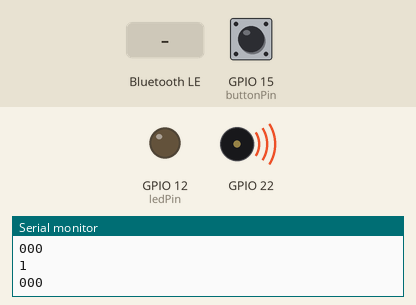
A sketch run on a simulated ESP32. Shown: output pins drawn as LEDs (lit = HIGH), buzzer (waves = sounding), the last lines printed to the serial monitor. The inputs (shaded band) are chosen by the test bench; at power-on: GPIO 15 (buttonPin) HIGH. Nothing arrives over Bluetooth unless stated; a phone connects over Bluetooth LE 3 s after start. At 8.5 s the program restarts the board; the recording ends there.

Above: at 1.2 s.
1.3 s: Bluetooth LE write "true" received
At 2.3 s:
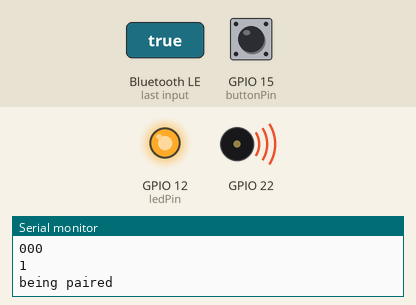
6.5 s: GPIO 15 (buttonPin) pulled LOW for 0.15 s
At 7.3 s:
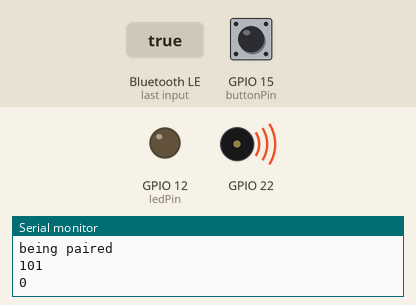
Timing chart, 0 to 8.5 s (numbered marks = the images above; inputs shaded):
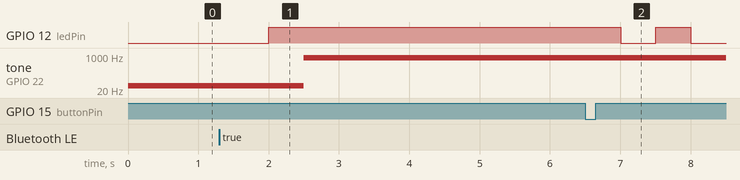

The sketch:

BLE_server_advertise.ino
```cpp
/*
    Based on Neil Kolban example for IDF: https://github.com/nkolban/esp32-snippets/blob/master/cpp_utils/tests/BLE%20Tests/SampleServer.cpp
    Ported to Arduino ESP32 by Evandro Copercini
    updates by chegewara
*/
#include <SPI.h>
#include <WiFi.h> //Connect to WiFi Network
#include <TFT_eSPI.h>

#include <BLEDevice.h>
#include <BLEUtils.h>
#include <BLEServer.h>

int man_code = 0x02E5;

// See the following for generating UUIDs:
// https://www.uuidgenerator.net/

static BLEUUID SERVICE_UUID("4fafc201-1fb5-459e-8fcc-c5c9c331914b");
static BLEUUID TRACK_CHARACTERISTIC_UUID("beb5483e-36e1-4688-b7f5-ea07361b26a8");
static BLEUUID PAIR_CHARACTERISTIC_UUID("ceb5483e-36e1-4688-b7f5-ea07361b26a3");
static BLEUUID NAME_CHARACTERISTIC_UUID("deb5483e-36e1-4688-b7f5-ea07361b26a3");

BLEAdvertising *pAdvertising;
BLEAdvertisementData advert;

int ledPin = 12;
int buttonPin = 15;
boolean tracked = false;
boolean paired = false;
boolean connected = false;


class TrackWriteCB: public BLECharacteristicCallbacks {
    void onWrite(BLECharacteristic *pCharacteristic) {

      std::string value = pCharacteristic->getValue();
      if (value == "false") {
        tracked = false;
      }
      if (value == "true") {
        tracked = true;
      }

      if (value.length() > 0) {
        Serial.println("*********");
        Serial.print("New value: ");
        for (int i = 0; i < value.length(); i++)
          Serial.print(value[i]);

        Serial.println();
        Serial.println("*********");
      }
    }
};

class PairWriteCB: public BLECharacteristicCallbacks {
    void onWrite(BLECharacteristic *pCharacteristic) {

      std::string value = pCharacteristic->getValue();
      if (value == "false") {
        paired = false;
      }
      if (value == "true") {
        paired = true;
      }
    }
};

class ConnectCB: public BLEServerCallbacks {
    void onConnect(BLEServer* pServer) {
      connected = true;
    }
    void onDisconnect(BLEServer* pServer) {
      connected = false;
    }
};

void setManData(String c, int c_size, BLEAdvertisementData &adv, int m_code) {

  String s;
  char b2 = (char)(m_code >> 8);
  m_code <<= 8;
  char b1 = (char)(m_code >> 8);
  s.concat(b1);
  s.concat(b2);
  s.concat(c);

  adv.setManufacturerData(s.c_str());
}

void setup() {
  Serial.begin(115200);
  Serial.println("Starting BLE work!");

  BLEDevice::init("MYESP32B");
  BLEServer *pServer = BLEDevice::createServer();
  BLEService *pService = pServer->createService(SERVICE_UUID);
  BLECharacteristic *pTrackCharacteristic = pService->createCharacteristic(
        TRACK_CHARACTERISTIC_UUID,
        BLECharacteristic::PROPERTY_READ |
        BLECharacteristic::PROPERTY_WRITE
      );


  BLECharacteristic *pPairCharacteristic = pService->createCharacteristic(
        PAIR_CHARACTERISTIC_UUID,
        BLECharacteristic::PROPERTY_READ |
        BLECharacteristic::PROPERTY_WRITE
      );
  //
  //  BLECharacteristic *pNameCharacteristic = pService->createCharacteristic(
  //                                         PAIR_CHARACTERISTIC_UUID,
  //                                         BLECharacteristic::PROPERTY_READ
  //                                       );

  pTrackCharacteristic->setValue("For communicating tracking");
  pTrackCharacteristic->setCallbacks(new TrackWriteCB());

  pPairCharacteristic->setValue("For pairing tracking");
  pPairCharacteristic->setCallbacks(new PairWriteCB());

  //  pNameCharacteristic->setValue("For device naming");

  pServer->setCallbacks(new ConnectCB());

  pService->start();
  //  pPairService->start();

  pAdvertising = pServer->getAdvertising();
  pAdvertising->addServiceUUID(SERVICE_UUID);
  pAdvertising->setScanResponse(true);
  pAdvertising->setMinPreferred(0x06);  // functions that help with iPhone connections issue
  pAdvertising->setMinPreferred(0x12);
  //
  //  advert.setName("608aa");
  //  advert.setCompleteServices(SERVICE_UUID);
  //  pAdvertising->setAdvertisementData(advert);
  //  BLEAdvertisementData scan_response;
  //  setManData("608aa", strlen("608aa"), scan_response, man_code);
  //  pAdvertising->setScanResponseData(scan_response);

  pAdvertising->start();

  Serial.println("Characteristic defined! Now you can read it in your phone!");

  pinMode(ledPin, OUTPUT); //LED setup
  ledcSetup(0, 1E5, 12); //buzzer setup
  ledcAttachPin(22, 0);
}


void loop() {
  // put your main code here, to run repeatedly:
  uint8_t button = digitalRead(buttonPin);
  Serial.println(button);
  if (!button){
    digitalWrite(ledPin, HIGH);
    delay(500);
    digitalWrite(ledPin, LOW);
    delay(500);
    digitalWrite(ledPin, HIGH);
    delay(500);
    digitalWrite(ledPin, LOW);
    delay(500);
    ESP.restart();
  } else if (paired) {
    Serial.println("being paired");
    digitalWrite(ledPin, HIGH);
    delay(500);
    ledcWriteTone(0, 800);
  } else if (tracked && !connected) {
//    Serial.println("we have an issue");
//    //code for tracking
//    digitalWrite(ledPin, HIGH);
//    delay(500);
//    ledcWriteTone(0, 800);
    ESP.restart();
  } else {
    digitalWrite(ledPin, LOW);
    ledcWriteNote(0, NOTE_C, 1);
  }
  Serial.print(paired);
  Serial.print(tracked);
  Serial.println(connected);
  delay(1000);
}
```

Measured:
- after the input at 1.3 s, GPIO 12 (ledPin): LOW → HIGH after 0.70 s; tone on GPIO 22: 32 Hz → 800 Hz after 1.2 s
- after the input at 6.5 s, GPIO 12 (ledPin): HIGH → LOW after 0.50 s, → HIGH 0.50 s later, → LOW 0.50 s later
